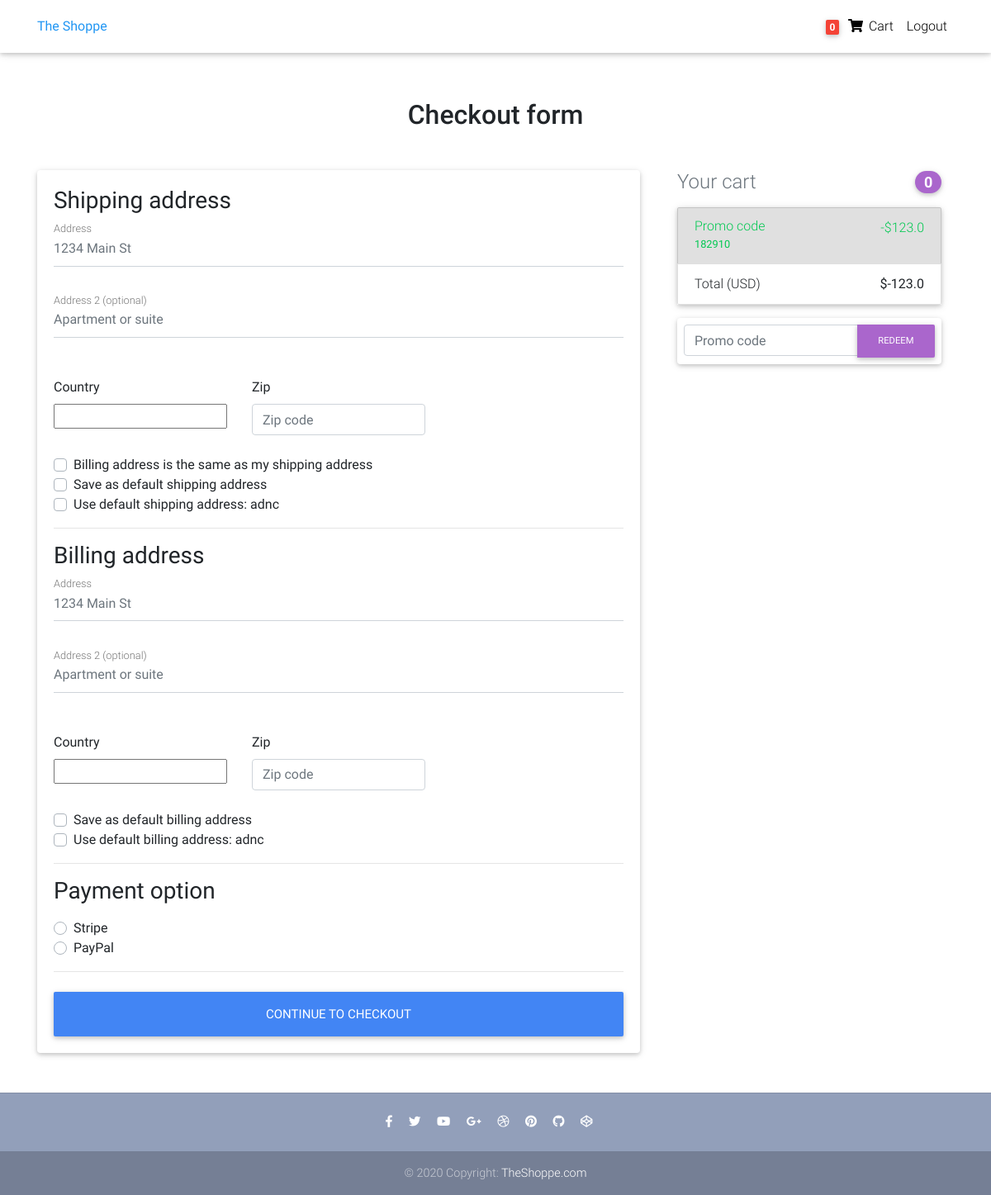
Screenshot of /checkout/ (signed in) with the database file from the repository.
### core/models.py (models this page shows, shortened)
class Order(models.Model):
    user = models.ForeignKey(settings.AUTH_USER_MODEL,
                             on_delete=models.CASCADE)
    ref_code = models.CharField(max_length=20, blank=True, null=True)
    items = models.ManyToManyField(OrderItem)
    start_date = models.DateTimeField(auto_now_add=True)
    ordered_date = models.DateTimeField()
    ordered = models.BooleanField(default=False)
    shipping_address = models.ForeignKey(
        'Address', related_name='shipping_address', on_delete=models.SET_NULL, blank=True, null=True)
    billing_address = models.ForeignKey(
        'Address', related_name='billing_address', on_delete=models.SET_NULL, blank=True, null=True)
    payment = models.ForeignKey(
        'Payment', on_delete=models.SET_NULL, blank=True, null=True)
    coupon = models.ForeignKey(
        'Coupon', on_delete=models.SET_NULL, blank=True, null=True)
    being_delivered = models.BooleanField(default=False)
    received = models.BooleanField(default=False)
    refund_requested = models.BooleanField(default=False)
    refund_granted = models.BooleanField(default=False)
    '''
    1. Item added to cart
    2. Adding a billing address
    (Failed checkout)
    3. Payment
    (Preprocessing, processing, packaging etc.)
    4. Being delivered
    5. Received
    6. Refunds
    '''
    def get_total(self):
        total = 0
        for order_item in self.items.all():
            total += order_item.get_final_price()
        if self.coupon:
            total -= self.coupon.amount
        return total

class Address(models.Model):
    user = models.ForeignKey(settings.AUTH_USER_MODEL,
                             on_delete=models.CASCADE)
    street_address = models.CharField(max_length=100)
    apartment_address = models.CharField(max_length=100)
    country = CountryField(multiple=False)
    zip = models.CharField(max_length=100)
    address_type = models.CharField(max_length=1, choices=ADDRESS_CHOICES)
    default = models.BooleanField(default=False)
    class Meta:
        verbose_name_plural = 'Addresses'

class Coupon(models.Model):
    code = models.CharField(max_length=15)
    amount = models.FloatField()

### core/views.py (the view, shortened to what this page needs)
# urls.py: path('checkout/', CheckoutView.as_view(), name='checkout'),
class CheckoutView(View):
    def get(self, *args, **kwargs):
        try:
            order = Order.objects.get(user=self.request.user, ordered=False)
            form = CheckoutForm()
            context = {
                'form': form,
                'couponform': CouponForm(),
                'order': order,
                'DISPLAY_COUPON_FORM': True
            }
            shipping_address_qs = Address.objects.filter(
                user=self.request.user,
                address_type='S',
                default=True
            )
            if shipping_address_qs.exists():
                context.update(
                    {'default_shipping_address': shipping_address_qs[0]})
            billing_address_qs = Address.objects.filter(
                user=self.request.user,
                address_type='B',
                default=True
            )
            if billing_address_qs.exists():
                context.update(
                    {'default_billing_address': billing_address_qs[0]})
            return render(self.request, "checkout.html", context)
        except ObjectDoesNotExist:
            messages.info(self.request, "You do not have an active order")
            return redirect("core:checkout")

### core/forms.py
class CheckoutForm(forms.Form):
    shipping_address = forms.CharField(required=False)
    shipping_address2 = forms.CharField(required=False)
    shipping_country = CountryField(blank_label='(select country)').formfield(
        required=False,
        widget=CountrySelectWidget(attrs={
            'class': 'custom-select d-block w-100',
        }))
    shipping_zip = forms.CharField(required=False)
    billing_address = forms.CharField(required=False)
    billing_address2 = forms.CharField(required=False)
    billing_country = CountryField(blank_label='(select country)').formfield(
        required=False,
        widget=CountrySelectWidget(attrs={
            'class': 'custom-select d-block w-100',
        }))
    billing_zip = forms.CharField(required=False)
    same_billing_address = forms.BooleanField(required=False)
    set_default_shipping = forms.BooleanField(required=False)
    use_default_shipping = forms.BooleanField(required=False)
    set_default_billing = forms.BooleanField(required=False)
    use_default_billing = forms.BooleanField(required=False)
    payment_option = forms.ChoiceField(
        widget=forms.RadioSelect, choices=PAYMENT_CHOICES)

class CouponForm(forms.Form):
    code = forms.CharField(widget=forms.TextInput(attrs={
        'class': 'form-control',
        'placeholder': 'Promo code',
        'aria-label': 'Recipient\'s username',
        'aria-describedby': 'basic-addon2'
    }))

### core/templatetags/cart_template_tags.py (called while the page is built)
@register.filter
def cart_item_count(user):
    if user.is_authenticated:
        qs = Order.objects.filter(user=user, ordered=False)
        if qs.exists():
            return qs[0].items.count()
    return 0

### templates/checkout.html (shortened to what this page needs)
{% extends "base.html" %}
{% load crispy_forms_tags %}
{% block content %}
  <main >
    <div class="container wow fadeIn">
      <h2 class="my-5 h2 text-center">Checkout form</h2>
      <div class="row">
        <div class="col-md-8 mb-4">
          <div class="card">
            <form method="POST" class="card-body">
              <h3>Shipping address</h3>
              <div class='hideable_shipping_form'>
                <div class="md-form mb-5">
                  <input type='text' placeholder='1234 Main St' id='shipping_address' name='shipping_address' class='form-control' />
                  <label for="shipping_address" class="">Address</label>
                </div>
                <div class="md-form mb-5">
                  <input type='text' placeholder='Apartment or suite' id='shipping_address2' name='shipping_address2' class='form-control' />
                  <label for="shipping_address2" class="">Address 2 (optional)</label>
                </div>
                <div class="row">
                  <div class="col-lg-4 col-md-12 mb-4">
                    <label for="country">Country</label>
                    {{ form.shipping_country }}
                  </div>
                  <div class="col-lg-4 col-md-6 mb-4">
                    <label for="shipping_zip">Zip</label>
                    <input type='text' placeholder='Zip code' id='shipping_zip' name='shipping_zip' class='form-control' />
                  </div>
                </div>
                <div class="custom-control custom-checkbox">
                  <label class="custom-control-label" for="same_billing_address">Billing address is the same as my shipping address</label>
                </div>
                <div class="custom-control custom-checkbox">
                  <label class="custom-control-label" for="set_default_shipping">Save as default shipping address</label>
                </div>
              </div>
              {% if default_shipping_address %}
              <div class="custom-control custom-checkbox">
                <label class="custom-control-label" for="use_default_shipping">Use default shipping address: {{ default_shipping_address.street_address|truncatechars:10 }}</label>
              </div>
              {% endif %}
              <hr>
              <h3>Billing address</h3>
              <div class='hideable_billing_form'>
                <div class="md-form mb-5">
                  <input type='text' placeholder='1234 Main St' id='billing_address' name='billing_address' class='form-control' />
                  <label for="billing_address" class="">Address</label>
                </div>
                <div class="md-form mb-5">
                  <input type='text' placeholder='Apartment or suite' id='billing_address2' name='billing_address2' class='form-control' />
                  <label for="billing_address2" class="">Address 2 (optional)</label>
                </div>
                <div class="row">
                  <div class="col-lg-4 col-md-12 mb-4">
                    <label for="country">Country</label>
                    {{ form.billing_country }}
                  </div>
                  <div class="col-lg-4 col-md-6 mb-4">
                    <label for="billing_zip">Zip</label>
                    <input type='text' placeholder='Zip code' id='billing_zip' name='billing_zip' class='form-control' />
                  </div>
                </div>
                <div class="custom-control custom-checkbox">
                  <label class="custom-control-label" for="set_default_billing">Save as default billing address</label>
                </div>
              </div>
              {% if default_billing_address %}
              <div class="custom-control custom-checkbox">
                <label class="custom-control-label" for="use_default_billing">Use default billing address: {{ default_billing_address.street_address|truncatechars:10 }}</label>
              </div>
              {% endif %}
              <hr>
              <h3>Payment option</h3>
              <div class="d-block my-3">
                {% for value, name in form.fields.payment_option.choices %}
                <div class="custom-control custom-radio">
                  <label class="custom-control-label" for="{{ name }}">{{ name }}</label>
                </div>
                {% endfor %}
              </div>
              <hr class="mb-4">
              <button class="btn btn-primary btn-lg btn-block" type="submit">Continue to checkout</button>
            </form>
          </div>
        </div>
        <div class="col-md-4 mb-4">
          {% include "order_snippet.html" %}
        </div>
      </div>
    </div>
  </main>
{% endblock content %}

### templates/navbar.html (shortened to what this page needs)
{% load cart_template_tags %}
{% load static %}
<nav class="navbar fixed-top navbar-expand-lg navbar-light white scrolling-navbar">
    <div class="container">
          <a href="/">
              <strong class="blue-text">The Shoppe</strong>
            </a>
      <div class="collapse navbar-collapse" id="navbarSupportedContent">
        <ul class="navbar-nav nav-flex-icons">
          {% if request.user.is_authenticated %}
          <li class="nav-item">
            <a href="{% url 'core:order-summary' %}" class="nav-link waves-effect">
              <span class="badge red z-depth-1 mr-1"> {{ request.user|cart_item_count }} </span>
              <i class="fas fa-shopping-cart"></i>
              <span class="clearfix d-none d-sm-inline-block"> Cart </span>
            </a>
          </li>
          <li class="nav-item">
            <a class="nav-link waves-effect" href="{% url 'account_logout' %}">
              <span class="clearfix d-none d-sm-inline-block"> Logout </span>
            </a>
          </li>
          {% endif %}
        </ul>
      </div>
    </div>
  </nav>

### templates/order_snippet.html (shortened to what this page needs)
<div class="col-md-12 mb-4">
    <h4 class="d-flex justify-content-between align-items-center mb-3">
    <span class="text-muted">Your cart</span>
    <span class="badge badge-secondary badge-pill">{{ order.items.count }}</span>
    </h4>
    <ul class="list-group mb-3 z-depth-1">
    {% if order.coupon %}
    <li class="list-group-item d-flex justify-content-between bg-light">
        <div class="text-success">
        <h6 class="my-0">Promo code</h6>
        <small>{{ order.coupon.code }}</small>
        </div>
        <span class="text-success">-${{ order.coupon.amount }}</span>
    </li>
    {% endif %}
    <li class="list-group-item d-flex justify-content-between">
        <span>Total (USD)</span>
        <strong>${{ order.get_total }}</strong>
    </li>
    </ul>
    {% if DISPLAY_COUPON_FORM %}
    <form class="card p-2" action="{% url 'core:add-coupon' %}" method="POST">
        <div class="input-group">
            {{ couponform.code }}
            <div class="input-group-append">
            <button class="btn btn-secondary btn-md waves-effect m-0" type="submit">Redeem</button>
            </div>
        </div>
    </form>
    {% endif %}
</div>

### templates/base.html (style rules this page uses)
html, body, header, .carousel { height: 60vh; }

### rows the page displays
Address: street_address "adnc"
Address: street_address "adnc"
Order: items.count "0", coupon.code "182910", coupon.amount "123.0", get_total "-123.0"

### other values shown
{{ request.user|cart_item_count }} "0"
{{ name }} "Stripe" "PayPal"
